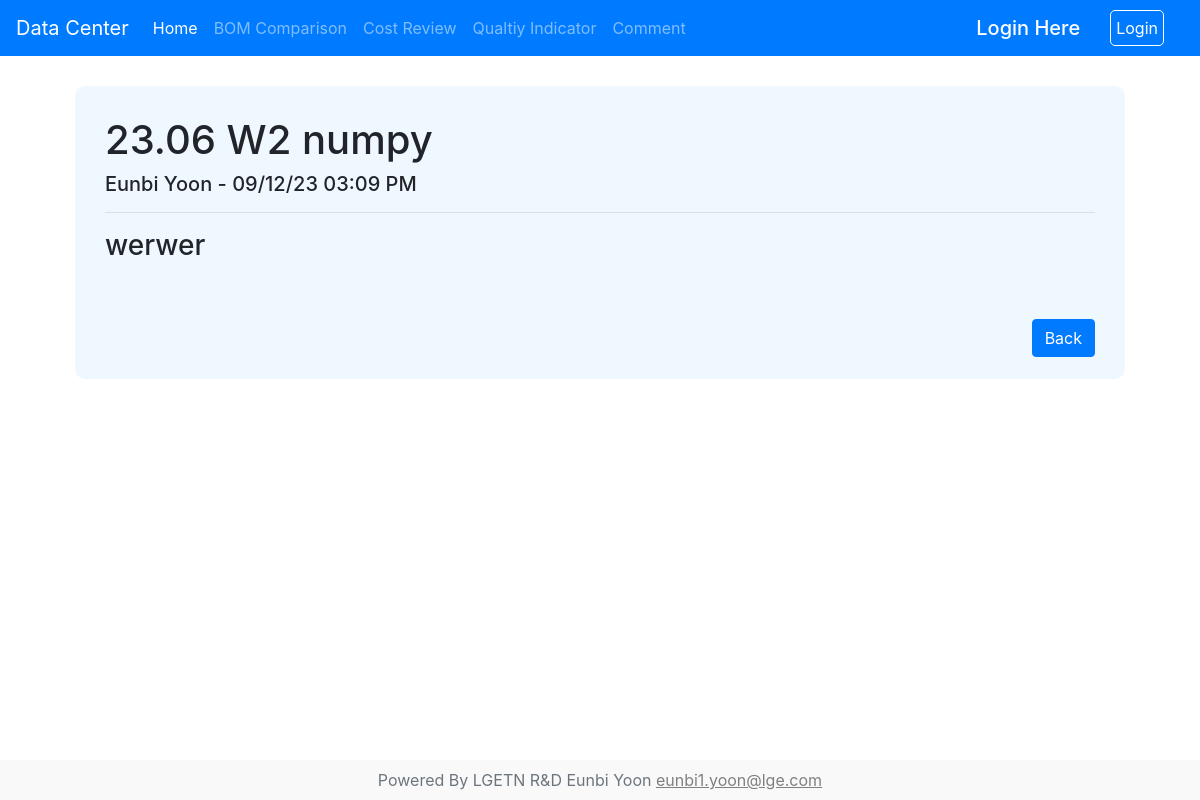
Screenshot of /comment/6 with the database file from the repository.
### report/models.py (models this page shows)
class Comment(models.Model):
    category=models.ForeignKey(Category, on_delete=models.CASCADE)
    week=models.ForeignKey(Week, on_delete=models.CASCADE)
    author=models.ForeignKey(User, on_delete=models.CASCADE)
    date_added=models.DateTimeField(auto_now_add=True)
    comment_body = models.TextField()
    class Meta:
        verbose_name_plural='  4) Comments'

class Week(models.Model):
    name=models.CharField(max_length=255)
    def __str__(self):
        return self.name
    class Meta:
        verbose_name_plural='  2) Weeks'

class Category(models.Model):
    name=models.CharField(max_length=255)
    def __str__(self):
        return self.name
    class Meta:
        verbose_name_plural='  1) Categories'

### base/views.py (the view)
# urls.py: path('comment/<int:pk>',CommentDetailView.as_view(), name='article-detail'),
class CommentDetailView(DetailView):
    model=Comment
    template_name='comment_detail.html'

### base/templates/comment_detail.html (shortened to what this page needs)
{% extends 'base.html'%}
{% block container %}
<div style="background-color: aliceblue; margin:30px; padding:30px 30px 60px; border-radius: 10px;">
    <h1>{{object.week}} {{object.category}}</h1>
    <h5>
        {{ object.author.first_name }}
        {{ object.author.last_name }} -
        {{ object.date_added|date:"m/d/y h:m A" }}
    </h5>
    <hr>
    <div>
        <h3>{{ object.comment_body }} </h3>
    </div>
    <br/>
    <br/>
    <a href="{% url 'comment_url' %}" class="btn btn-primary" style="float: right; ">Back</a>
</div>
{% endblock %}

### rows the page displays
Comment: week "23.06 W2", category "numpy", author.first_name "Eunbi", author.last_name "Yoon", date_added "09/12/23 03:09 PM", comment_body "werwer"
